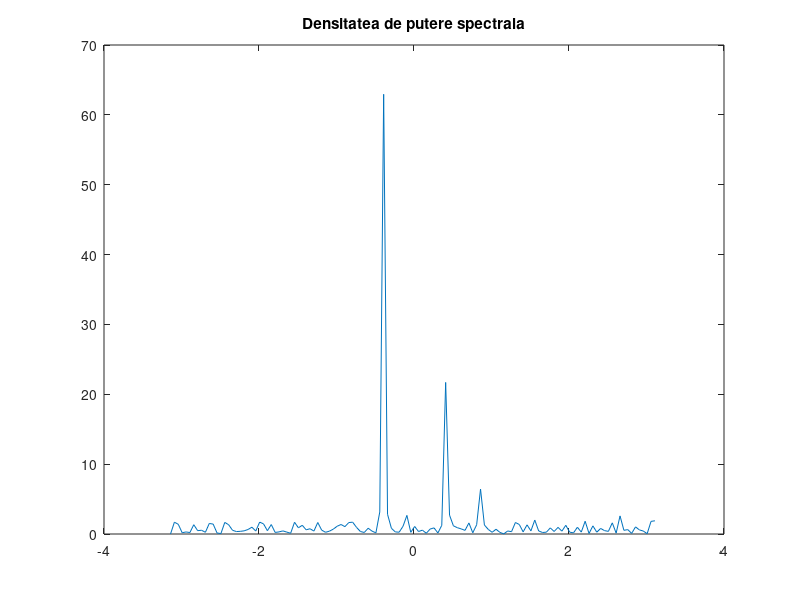

This figure's MATLAB source:
clc ; 
clear all ; 
close all ;

N = 200 ;
n = 0 : N - 1 ;

omega = -pi : 0.05 : pi ;
omega0 = pi / 8 ;

e = randn( 1, N ) ;                         % zgomot alb
x = cos( omega0 * n ) + e ;                 % functia

j = sqrt( -1 ) ;
X = abs( x * exp( -j * n' * omega ) ) ;
densitateSpectru = X .^ 2 / N ;

figure
% subplot( 2, 1, 1 ) ;
plot( omega, densitateSpectru ) ;
title( 'Densitatea de putere spectrala' ) ; 

% max( densitateSpectru ) 

% subplot( 2, 1, 2 ) ;
% plot( omega, 20 * log( densitateSpectru ) ) ;